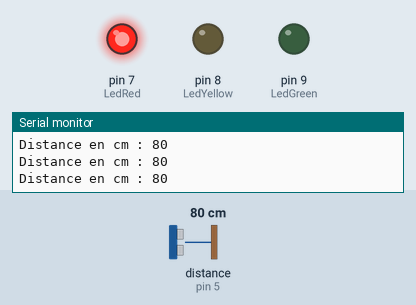
Simulated run of this sketch. Board: Arduino Nano, built with avr-gcc and run on an emulated ATmega328P. Parts: output pins drawn as LEDs (lit = HIGH), the last lines printed to the serial monitor. Wiring (inferred from the names in the program): ultrasonic range finder: trigger pin 4; echo pin 5. The test bench sets the inputs (shaded band); at power-on: distance to the obstacle (sensor on pin 5) 80 cm. The echo pulse lasts 58.3 µs per cm; pins used as bus, display or sensor lines are not drawn.

Above: at 1.2 s.
1.3 s: distance to the obstacle (sensor on pin 5) set to 97 cm
2.8 s: distance to the obstacle (sensor on pin 5) set to 103 cm
At 3.9 s:
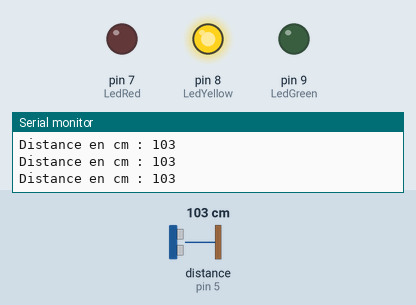
4.3 s: distance to the obstacle (sensor on pin 5) set to 145 cm
5.8 s: distance to the obstacle (sensor on pin 5) set to 152 cm
At 7.0 s:
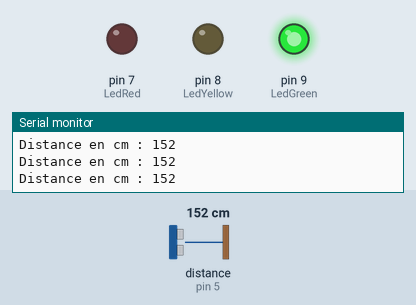
7.3 s: distance to the obstacle (sensor on pin 5) set to 2 cm
At 7.8 s:
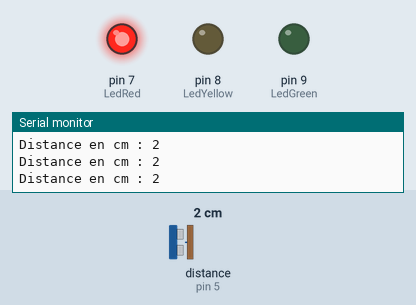
8.8 s: distance to the obstacle (sensor on pin 5) set to 120 cm
At 9.6 s:
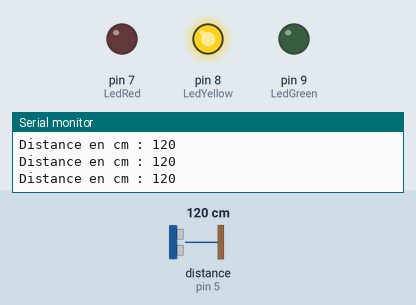
Timing chart, 0 to 11.3 s (numbered marks = the images above; inputs shaded):
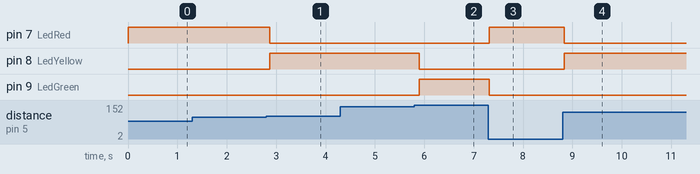

Measured:
- the behaviour switches between 99 and 100 cm on distance to the obstacle (sensor on pin 5) (found by bisection; images 0 and 1)
- the behaviour switches between 149 and 150 cm on distance to the obstacle (sensor on pin 5) (found by bisection; images 1 and 2)
- after the input at 2.8 s, pin 7 (LedRed): HIGH → LOW after 0.07 s; pin 8 (LedYellow): LOW → HIGH after 0.07 s
- after the input at 5.8 s, pin 8 (LedYellow): HIGH → LOW after 0.10 s; pin 9 (LedGreen): LOW → HIGH after 0.10 s
- after the input at 7.3 s, pin 7 (LedRed): LOW → HIGH at once; pin 9 (LedGreen): HIGH → LOW at once
- after the input at 8.8 s, pin 7 (LedRed): HIGH → LOW at once; pin 8 (LedYellow): LOW → HIGH at once

The sketch:

Code.ino
```cpp
// covid-19 denis fournier 2020-05-02
// V 1.0

// Digital pins of arduino nano
int trig = 4, echo = 5, LedRed=7, LedYellow=8 , LedGreen=9;
long lecture_echo, cm;

void setup()
{
  pinMode(trig, OUTPUT);
  digitalWrite(trig, LOW);
  pinMode(echo, INPUT);
  pinMode(LedRed,OUTPUT);
  pinMode(LedGreen,OUTPUT);
  pinMode(LedYellow,OUTPUT);
  Serial.begin(9600);

}

void loop()
{
  digitalWrite(trig, HIGH);
  delayMicroseconds(10);
  digitalWrite(trig, LOW);
  lecture_echo = pulseIn(echo, HIGH);
  cm = lecture_echo / 58;
  Serial.print("Distance en cm : ");
  Serial.println(cm);

  digitalWrite(LedRed,0);
  digitalWrite(LedYellow,0);
  digitalWrite(LedGreen,0);
  if (cm)
  {
      if (cm < 100)
         digitalWrite(LedRed,1);
      else
      {
          if (cm < 150)
              digitalWrite(LedYellow,1);
          else
              digitalWrite(LedGreen,1);
      }
  }
  else
     digitalWrite(LedGreen,1);
  delay(100);
}
```
